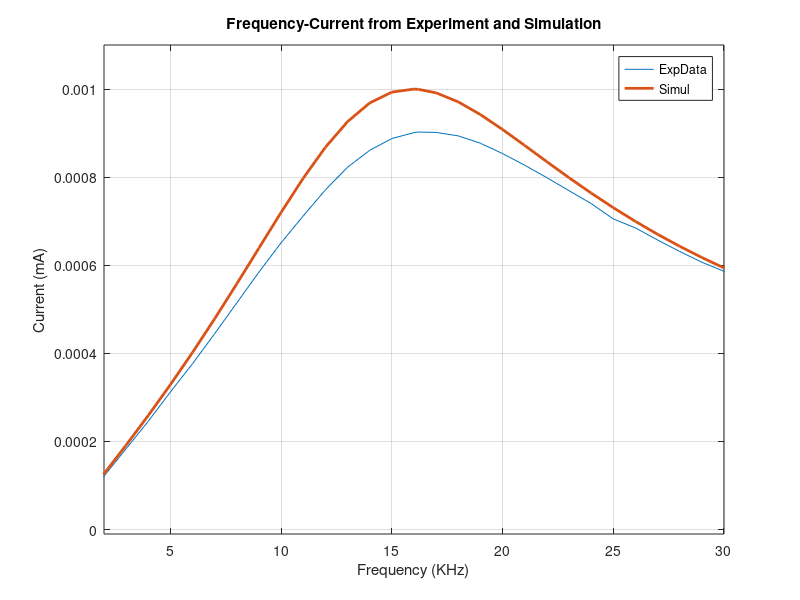

MATLAB code for this plot:


V0 = 1;
R = 1000000;
L = 10^(-2);
C = 10^(-8);
I = @(f) V0./sqrt(R+(f*2*pi*L-1./(f*2*pi*C)).^2);

fe = [1 2 3 4 5 6 7 8 9 10 11 12 13 14 15 16 16.2 17 18 19 20 21 22 23 24 25 26 27 28 29 30 31];
Vpp = [62.04 121.33 183.67 246.00 312.56 376.64 444.85 514.81 584.70 651.17 712.22 771.14 822.65 860.93 887.67 901.17 902.44 901.56 893.73 877.02 853.52 827.12 798.88 769.35 740.16 705.2 684.84 657.37 631.34 606.87 586.38 563.46];

plot(fe,Vpp./R,fe,I(fe*1000),'Linewidth',2)
legend('ExpData','Simul')
xlim([2 30]);
ylim([-0.00001 0.0011]);
ylabel('Current (mA)');
xlabel('Frequency (KHz)');
title('Frequency-Current from Experiment and Simulation');
grid on
